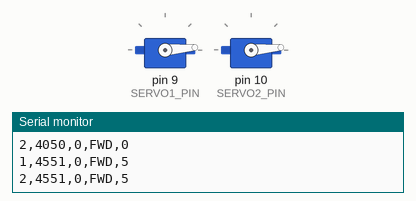
Bench run of a sketch on a simulated Arduino Uno, built with avr-gcc and run on an emulated ATmega328P. Parts: 2 × servo, the last lines printed to the serial monitor.

Above: at 4.6 s.
At 13.1 s:
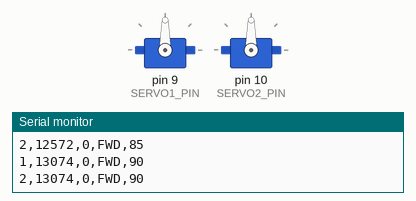
At 22.1 s:
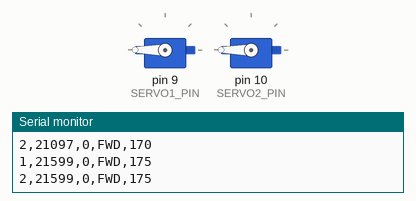
At 39.1 s:
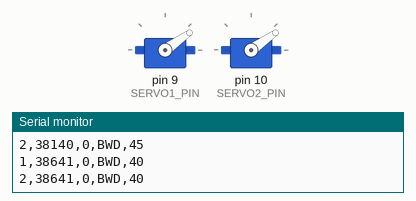
Timing chart, 0 to 40.0 s (numbered marks = the images above):
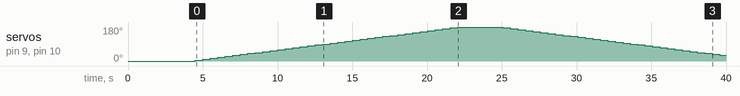

Measured:
- by itself, servo on pin 9 (SERVO1_PIN), servo on pin 10 (SERVO2_PIN): rises from 0° to 180° in 17.5 s, then falls to 30° in 17.5 s

The sketch:

two_servo_validation.ino
```cpp
#include <Servo.h>

// ── Two Servos ─────────────────────────────────
Servo servo1;   // Pin 9  — Axis 1 (e.g. Swing)
Servo servo2;   // Pin 10 — Axis 2 (e.g. Twist)

const int SERVO1_PIN    = 9;
const int SERVO2_PIN    = 10;

// ── Test Config ────────────────────────────────
const int STEP_DEG      = 5;
const int STEP_DELAY_MS = 500;
const int SETTLE_MS     = 50;
const int PAUSE_MS      = 2000;
const int NUM_CYCLES    = 5;

// ─────────────────────────────────────────────────────
void logStep(int servoID, unsigned long ts,
             int cycle, const char* dir, int pos) {
  // Format: SERVO_ID, timestamp, cycle, direction, angle
  Serial.print(servoID);   Serial.print(",");
  Serial.print(ts);        Serial.print(",");
  Serial.print(cycle);     Serial.print(",");
  Serial.print(dir);       Serial.print(",");
  Serial.println(pos);
}

// ─────────────────────────────────────────────────────
void setup() {
  Serial.begin(115200);

  servo1.attach(SERVO1_PIN);
  servo2.attach(SERVO2_PIN);

  // Both start at 0°
  servo1.write(0);
  servo2.write(0);
  delay(1000);

  // CSV header — both servos in same Serial stream
  // Python will split by servo_id column
  Serial.println("servo_id,timestamp_ms,cycle,direction,commanded_deg");

  // Hold at 0° so IMUs settle — gives alignment marker
  Serial.println("# HOLDING_AT_ZERO");
  delay(3000);

  Serial.println("# SWEEP_START");
}

// ─────────────────────────────────────────────────────
void loop() {
  static int cycle = 0;

  if (cycle >= NUM_CYCLES) {
    servo1.write(0);
    servo2.write(0);
    Serial.println("# TEST_COMPLETE");
    while (true);
  }

  Serial.print("# CYCLE ");
  Serial.println(cycle);

  // ── Forward Sweep: 0° → 180° ──────────────────
  // Both servos move TOGETHER, same step, same time
  for (int pos = 0; pos <= 180; pos += STEP_DEG) {

    servo1.write(pos);
    servo2.write(pos);
    delay(SETTLE_MS);  // both settle together

    unsigned long ts = millis();

    // Log both in same timestamp window
    logStep(1, ts, cycle, "FWD", pos);
    logStep(2, ts, cycle, "FWD", pos);

    delay(STEP_DELAY_MS - SETTLE_MS);
  }

  Serial.println("# PAUSE_180");
  delay(PAUSE_MS);

  // ── Backward Sweep: 180° → 0° ─────────────────
  for (int pos = 180; pos >= 0; pos -= STEP_DEG) {

    servo1.write(pos);
    servo2.write(pos);
    delay(SETTLE_MS);

    unsigned long ts = millis();

    logStep(1, ts, cycle, "BWD", pos);
    logStep(2, ts, cycle, "BWD", pos);

    delay(STEP_DELAY_MS - SETTLE_MS);
  }

  Serial.println("# PAUSE_0");
  delay(PAUSE_MS);

  cycle++;
}
```
